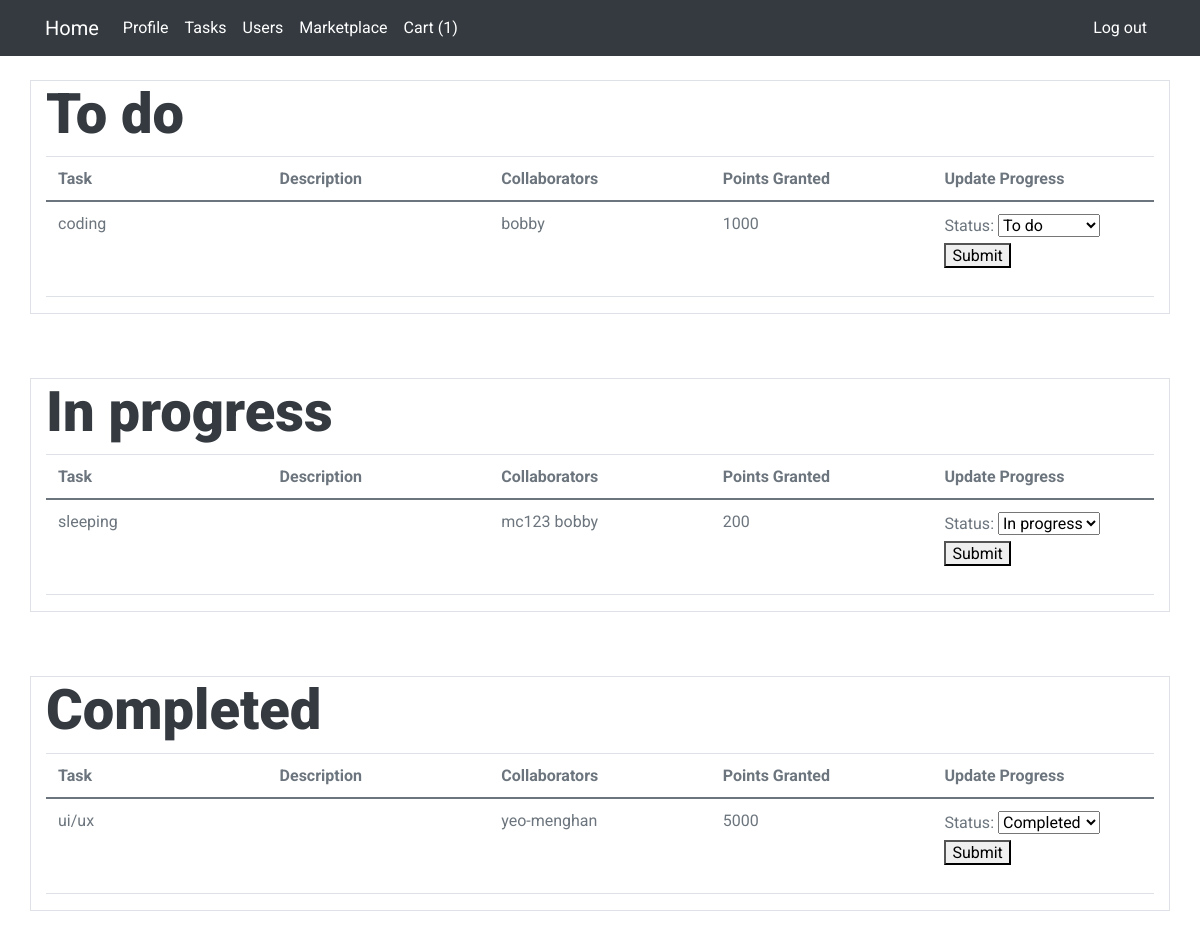
The page /main/tasks (signed in) on the database as committed earlier.
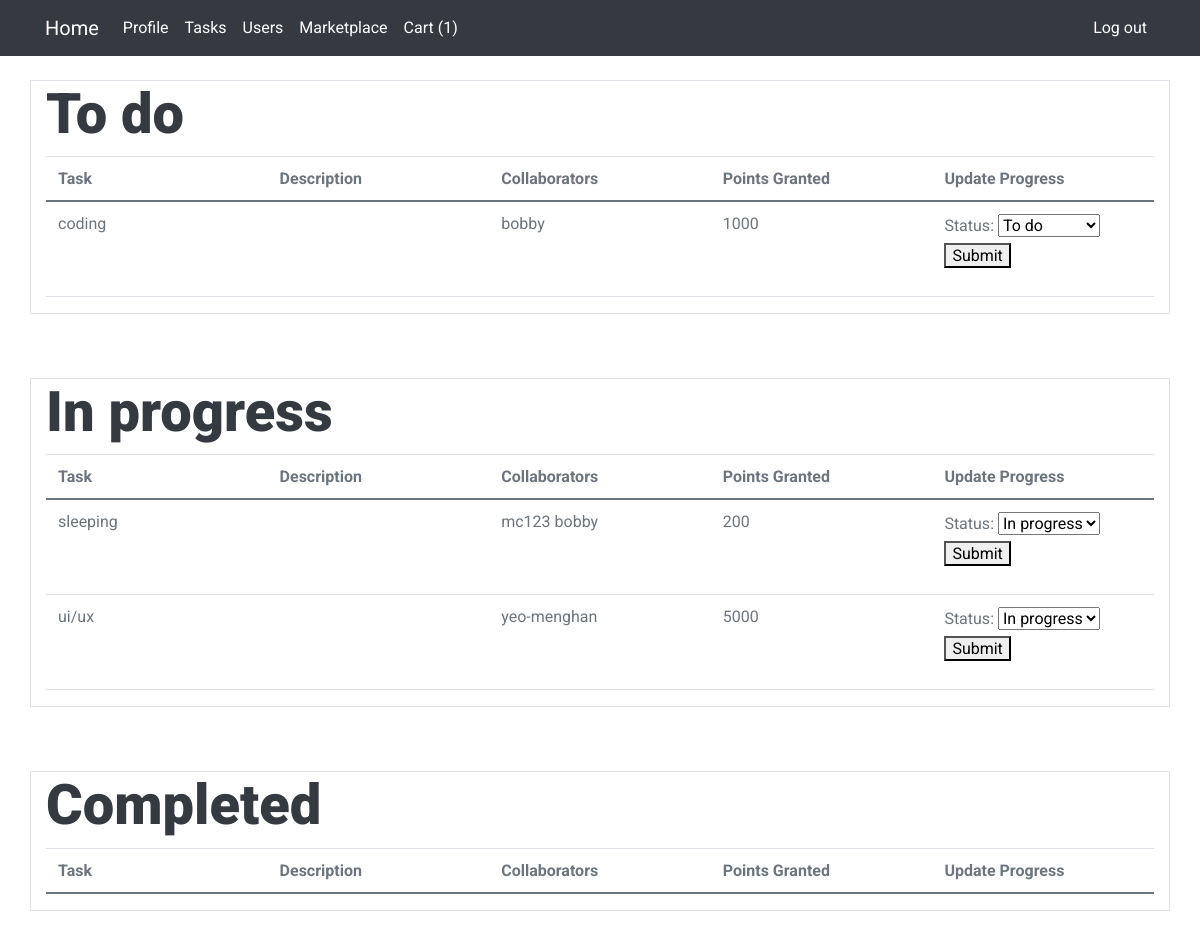
The same page on the database as committed later.
### main/models.py (models this page shows, shortened)
class Task(models.Model):
    STATUS = (
        ('To do', 'To do'),
        ('In progress', 'In progress'),
        ('Completed', 'Completed'),
    )
    name = models.CharField(max_length = 64)
    description = models.TextField("Description", max_length=600, default='', blank=True)
    points_granted = models.IntegerField()
    status = models.CharField(max_length=100, choices=STATUS, default='To do')

class CustomUser(models.Model):
    user = models.OneToOneField(User, on_delete=models.CASCADE)
    DEPARTMENT = (
        ('Operations', 'Operations'),
        ('Infocomm technology', 'Infocomm technology'),
        ('Engineering', 'Engineering'),
        ('Corportate', 'Corporate')
    )
    email = models.EmailField(unique=True)
    department = models.CharField(max_length=100, choices=DEPARTMENT)
    description = models.TextField("Description", max_length=600, default='', blank=True)
    points = models.IntegerField(default=0)
    tasks = models.ManyToManyField(Task, blank=True, related_name='users')

### main/views.py (the view)
# urls.py: path('tasks', views.tasks, name="tasks"),
@login_required(login_url='/main/login')
def tasks(request):
    to_do = Task.objects.filter(status="To do")
    in_progress = Task.objects.filter(status="In progress")
    completed = Task.objects.filter(status="Completed")
    return render(request, 'main/tasks.html', {
        "to_do": to_do,
        "in_progress": in_progress,
        "completed": completed,
    })

### main/context_processor.py (called while the page is built)
def cart_count(request):
    try:
        current_user = CustomUser.objects.get(user=request.user)
        cart_count = Cart.objects.filter(user=current_user).count()
        return {
            'cart_count' : cart_count
        }
    except TypeError:
        return []

### main/templates/main/tasks.html (shortened to what the changed rows need)
{% extends "main/layout.html" %}
{% block body %}
    <div class="container">
      <div class ="row">
        <div class="col-12 border">
          <h1 class="display-4">To do</h1>
        <table class="table table-hover">
          <thead>
            <tr>
              <th style="width: 20%">Task</th>
              <th style="width: 20%">Description</th>
              <th style="width: 20%">Collaborators</th>
              <th style="width: 20%">Points Granted</th>
              <th style="width: 20%">Update Progress</th>
            </tr>
          </thead>
          <tbody>
            {% for task in to_do %}
            <tr>
              <td scope="row">{{ task.name }}</th>
              <td>{{ task.description }}</td>
              <td>{% for user in task.users.all %} {{user.user.username}} {% endfor %}</td>
              <td>{{ task.points_granted }}</td>
              <td>
                <form action="{% url 'main:edit_task' %}" method="post">
                  <label for="status">Status:</label>
                    <select name='task_status' id="status">
                      <option {% if task.status == "To do" %} selected {% endif %}>To do</option>
                    </select>
                  <button value='{{ task.id }}' name='task_id' type='submit'>Submit</button>
                </form>
              </td>
            </tr>
            {% endfor %}
          </tbody>
        </table>
        </div>
          <div class="col-12 border">
            <h1 class="display-4">In progress</h1>
          <table class="table table-hover">
            <thead>
              <tr>
                <th style="width: 20%">Task</th>
                <th style="width: 20%">Description</th>
                <th style="width: 20%">Collaborators</th>
                <th style="width: 20%">Points Granted</th>
                <th style="width: 20%">Update Progress</th>
              </tr>
            </thead>
            <tbody>
              {% for task in in_progress %}
              <tr>
                <td scope="row">{{ task.name }}</th>
                <td>{{ task.description }}</td>
                <td>{% for user in task.users.all %} {{user.user.username}} {% endfor %}</td>
                <td>{{ task.points_granted }}</td>
                <td>
                  <form action="{% url 'main:edit_task' %}" method="post">
                    <label for="status">Status:</label>
                      <select name='task_status' id="status">
                        <option {% if task.status == "In progress" %} selected {% endif %}>In progress</option>
                      </select>
                    <button value='{{ task.id }}' name='task_id' type='submit'>Submit</button>
                  </form>
                </td>
              </tr>
              {% endfor %}
            </tbody>
          </table>
          </div>
          <div class="col-12 border">
            <h1 class="display-4">Completed</h1>
          <table class="table table-hover">
            <thead>
              <th style="width: 20%">Task</th>
              <th style="width: 20%">Description</th>
              <th style="width: 20%">Collaborators</th>
              <th style="width: 20%">Points Granted</th>
              <th style="width: 20%">Update Progress</th>
          </thead>
          <tbody>
            {% for task in completed %}
            <tr>
              <td scope="row">{{ task.name }}</th>
              <td>{{ task.description }}</td>
              <td>{% for user in task.users.all %} {{user.user.username}} {% endfor %}</td>
              <td>{{ task.points_granted }}</td>
                <td>
                  <form action="{% url 'main:edit_task' %}" method="post">
                    <label for="status">Status:</label>
                      <select name='task_status' id="status">
                        <option {% if task.status == "Completed" %} selected {% endif %}>Completed</option>
                      </select>
                    <button value='{{ task.id }}' name='task_id' type='submit'>Submit</button>
                  </form>
                </td>
              </tr>
              {% endfor %}
            </tbody>
          </table>
          </div>
        </div>
      </div>
    </div>
{% endblock %}

Rows that differ between the two databases and show on the page:
changed Task "ui/ux": gains CustomUser (user.username "yeo-menghan"); loses CustomUser (user.username "yeo-menghan"); moves from the list under "Completed" to the list under "In progress"
